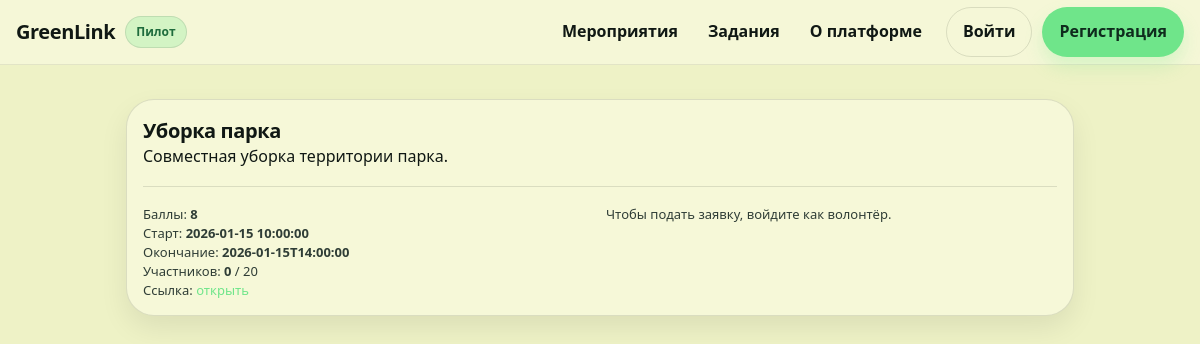
Screenshot of /events/2 with the database file from the repository.
### tables this page shows
CREATE TABLE events (
  id INTEGER PRIMARY KEY AUTOINCREMENT,
  name TEXT NOT NULL,
  description TEXT,
  link TEXT,
  points INTEGER NOT NULL DEFAULT 0,
  start_time TEXT,
  end_time TEXT,
  max_participants INTEGER NOT NULL DEFAULT 0,
  created_by INTEGER,
  created_at TEXT NOT NULL,
  FOREIGN KEY (created_by) REFERENCES users(id)
);

### app/routes.py (the view)
@bp.route("/events/<int:event_id>")
def event_detail(event_id: int):
    db = get_db()
    e = db.execute("SELECT * FROM events WHERE id=?", (event_id,)).fetchone()
    if not e:
        flash("Мероприятие не найдено.", "error")
        return redirect(url_for("main.events"))
    appl_count = db.execute(
        "SELECT COUNT(1) c FROM event_applications WHERE event_id=? AND status IN (?, ?)",
        (event_id, APP_PENDING, APP_APPROVED),
    ).fetchone()["c"]
    user = current_user()
    my_app = None
    if user:
        my_app = db.execute("SELECT * FROM event_applications WHERE event_id=? AND user_id=?", (event_id, user["id"])).fetchone()
    return render_template("event_detail.html", e=e, appl_count=appl_count, my_app=my_app)

### app/auth.py (called while the page is built)
def current_user():
    if "user_id" not in session:
        return None
    if getattr(g, "_current_user", None) is None:
        db = get_db()
        g._current_user = db.execute("SELECT * FROM users WHERE id=?", (session["user_id"],)).fetchone()
    return g._current_user

### app/db.py (called while the page is built)
def get_db():
    if "db" not in g:
        db_path = current_app.config["DB_PATH"]
        os.makedirs(os.path.dirname(os.path.abspath(db_path)), exist_ok=True)
        g.db = sqlite3.connect(db_path)
        g.db.row_factory = sqlite3.Row
        g.db.execute("PRAGMA foreign_keys = ON;")
    return g.db

### app/routes.py (called while the page is built)
@bp.context_processor
def inject_user():
    return {"current_user": current_user()}

### app/templates/event_detail.html (shortened to what this page needs)
{% extends "base.html" %}
{% block content %}
  <div class="card" style="margin-top:16px;">
    <div style="display:flex; justify-content:space-between; gap:10px; align-items:flex-start; flex-wrap:wrap;">
      <h2 style="margin:0;">{{ e.name }}</h2>
    </div>
    <div class="meta">{{ e.description or "" }}</div>
    <div class="hr"></div>
    <div class="row">
      <div>
        <div class="small">Баллы: <strong>{{ e.points }}</strong></div>
        <div class="small">Старт: <strong>{{ (e.start_time or "не указан")|replace('T',' ') }}</strong></div>
        <div class="small">Окончание: <strong>{{ e.end_time or "не указано" }}</strong></div>
        <div class="small">Участников: <strong>{{ appl_count }}</strong>{% if e.max_participants %} / {{ e.max_participants }}{% endif %}</div>
        {% if e.link %}<div class="small">Ссылка: <a href="{{ e.link }}" target="_blank" rel="noreferrer">открыть</a></div>{% endif %}
      </div>
      <div>
        {% if current_user and current_user.role == 'volunteer' %}
          {% if my_app %}
            <div class="card">
              <strong>Ваша заявка</strong>
              <div class="small">Статус: {{ my_app.status }}</div>
              <div class="hr"></div>
              {% if my_app.status == 'подтверждена' %}
                <a class="btn" href="{{ url_for('main.report_event', event_id=e.id) }}">Отправить отчёт</a>
              {% else %}
                <div class="small">Отчёт доступен после подтверждения заявки.</div>
              {% endif %}
            </div>
          {% else %}
            <form method="post" action="{{ url_for('main.event_apply', event_id=e.id) }}" class="card">
              {{ csrf_field() }}
              <strong>Подать заявку</strong>
              <div class="hr"></div>
              <label class="small"><input type="checkbox" name="needs_release" value="1"> Нужен релиз</label><br/>
              <label class="small"><input type="checkbox" name="needs_volunteer_hours" value="1"> Нужны часы волонтёра</label>
              <div class="form-actions">
                <button class="btn" type="submit">Отправить</button>
              </div>
            </form>
          {% endif %}
        {% else %}
          <div class="small">Чтобы подать заявку, войдите как волонтёр.</div>
        {% endif %}
      </div>
    </div>
  </div>
{% endblock %}

### app/static/style.css (style rules this page uses)
:root { --bg: #f5f7f2; --surface: #ffffff; --surface-2: #fbfcf8; --text: #142019; --muted: #4a5b50; --primary: #2f8f4e; --primary-700: #267641; --primary-50: #e9f6ee; --accent-50: #f2f6de; --border: #e4eae1; --shadow: 0 10px 24px rgba(20, 32, 25, 0.08); --radius: 12px; --radius-lg: 16px; --ring: 0 0 0 3px rgba(47,143,78,0.18); --danger: #b3261e; --danger-50: #fdecea; }
* { box-sizing:border-box; }
html,body { height:100%; }
body { margin:0; font-family: system-ui,-apple-system,"Segoe UI",Roboto,Ubuntu,Cantarell,"Noto Sans",Arial,sans-serif; color:var(--text); background: radial-gradient(1200px 680px at 10% -10%, var(--accent-50), transparent 60%), radial-gradient(1100px 650px at 90% -20%, var(--primary-50), transparent 55%), var(--bg); line-height:1.45; }
a { color:var(--primary); text-decoration:none; }
h1,h2,h3 { margin:0 0 10px 0; letter-spacing:-0.02em; }
h2 { font-size:20px; font-weight:750; }
.card { background: rgba(255,255,255,0.92); border: 1px solid var(--border); border-radius: var(--radius-lg); box-shadow: 0 8px 22px rgba(20,32,25,0.06); padding: 16px; }
.hr { height:1px; background: var(--border); margin: 18px 0; }
.row { display:flex; gap:12px; flex-wrap:wrap; }
.row > * { flex: 1 1 260px; }
.small { font-size:13px; color: var(--muted); }
:root { --bg: #eef2c6; --surface: #f6f8d8; --surface-2: #e7ebbd; --text: #101814; --muted: #2f3d36; --primary: #6fe58a; --primary-700: #2f8f4e; --primary-50: rgba(111,229,138,0.18); --border: rgba(16,24,20,0.12); --shadow: 0 12px 28px rgba(0,0,0,0.08); --radius: 18px; --radius-lg: 28px; --ring: 0 0 0 3px rgba(111,229,138,0.28); }
body { background: var(--bg); }
.card, .side-block, .side, .table-wrap { background: var(--surface); border: 1px solid var(--border); border-radius: var(--radius-lg); box-shadow: var(--shadow); }

### rows the page displays
events: name "Уборка парка", description "Совместная уборка территории парка.", points "8", start_time "2026-01-15 10:00:00", end_time "2026-01-15T14:00:00", max_participants "20"

### other values shown
{{ appl_count }} "0"
